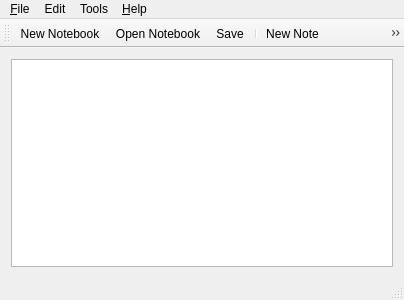
<?xml version="1.0" encoding="UTF-8"?>
<ui version="4.0">
 <class>MainWindow</class>
 <widget class="QMainWindow" name="MainWindow">
  <property name="geometry">
   <rect>
    <x>0</x>
    <y>0</y>
    <width>400</width>
    <height>300</height>
   </rect>
  </property>
  <property name="windowTitle">
   <string>Toynote</string>
  </property>
  <widget class="QWidget" name="centralWidget">
   <layout class="QGridLayout" name="gridLayout">
    <item row="0" column="0">
     <widget class="QTableView" name="notesView">
      <property name="minimumSize">
       <size>
        <width>382</width>
        <height>0</height>
       </size>
      </property>
      <property name="selectionBehavior">
       <enum>QAbstractItemView::SelectRows</enum>
      </property>
     </widget>
    </item>
   </layout>
  </widget>
  <widget class="QMenuBar" name="menuBar">
   <property name="geometry">
    <rect>
     <x>0</x>
     <y>0</y>
     <width>400</width>
     <height>20</height>
    </rect>
   </property>
   <widget class="QMenu" name="menuFile">
    <property name="title">
     <string>&amp;File</string>
    </property>
    <addaction name="actionNew_Notebook"/>
    <addaction name="actionOpen_Notebook"/>
    <addaction name="actionSave"/>
    <addaction name="actionSave_As"/>
    <addaction name="actionClose_Notebook"/>
    <addaction name="actionExit"/>
   </widget>
   <widget class="QMenu" name="menuHelp">
    <property name="title">
     <string>&amp;Help</string>
    </property>
    <addaction name="actionAbout"/>
    <addaction name="actionVisit_Website"/>
   </widget>
   <widget class="QMenu" name="menuEdit">
    <property name="title">
     <string>Edit</string>
    </property>
   </widget>
   <widget class="QMenu" name="menuTools">
    <property name="title">
     <string>Tools</string>
    </property>
    <addaction name="actionWeb_Search"/>
   </widget>
   <addaction name="menuFile"/>
   <addaction name="menuEdit"/>
   <addaction name="menuTools"/>
   <addaction name="menuHelp"/>
  </widget>
  <widget class="QToolBar" name="mainToolBar">
   <attribute name="toolBarArea">
    <enum>TopToolBarArea</enum>
   </attribute>
   <attribute name="toolBarBreak">
    <bool>false</bool>
   </attribute>
   <addaction name="actionNew_Notebook"/>
   <addaction name="actionOpen_Notebook"/>
   <addaction name="actionSave"/>
   <addaction name="separator"/>
   <addaction name="actionNew_Note"/>
   <addaction name="actionDelete_Notes"/>
   <addaction name="separator"/>
   <addaction name="actionWeb_Search"/>
  </widget>
  <widget class="QStatusBar" name="statusBar"/>
  <action name="actionNew_Notebook">
   <property name="icon">
    <iconset resource="resources.qrc">
     <normaloff>:/icons/text-document-add-icon.svg</normaloff>:/icons/text-document-add-icon.svg</iconset>
   </property>
   <property name="text">
    <string>New Notebook</string>
   </property>
   <property name="toolTip">
    <string>Create a new notebook</string>
   </property>
   <property name="shortcut">
    <string>Ctrl+N</string>
   </property>
  </action>
  <action name="actionNew_Note">
   <property name="icon">
    <iconset resource="resources.qrc">
     <normaloff>:/icons/plus-line-icon.svg</normaloff>:/icons/plus-line-icon.svg</iconset>
   </property>
   <property name="text">
    <string>New Note</string>
   </property>
   <property name="toolTip">
    <string>Add a new note</string>
   </property>
  </action>
  <action name="actionDelete_Notes">
   <property name="icon">
    <iconset resource="resources.qrc">
     <normaloff>:/icons/minus-line-icon.svg</normaloff>:/icons/minus-line-icon.svg</iconset>
   </property>
   <property name="text">
    <string>Delete Notes</string>
   </property>
   <property name="toolTip">
    <string>Delete the selected note(s)</string>
   </property>
  </action>
  <action name="actionAbout">
   <property name="icon">
    <iconset resource="resources.qrc">
     <normaloff>:/icons/info-circle-line-icon.svg</normaloff>:/icons/info-circle-line-icon.svg</iconset>
   </property>
   <property name="text">
    <string>&amp;About Toynote</string>
   </property>
  </action>
  <action name="actionSave">
   <property name="icon">
    <iconset resource="resources.qrc">
     <normaloff>:/icons/save-file-icon.svg</normaloff>:/icons/save-file-icon.svg</iconset>
   </property>
   <property name="text">
    <string>&amp;Save</string>
   </property>
   <property name="toolTip">
    <string>Save the notebook</string>
   </property>
   <property name="shortcut">
    <string>Ctrl+S</string>
   </property>
  </action>
  <action name="actionOpen_Notebook">
   <property name="icon">
    <iconset resource="resources.qrc">
     <normaloff>:/icons/computer-folder-open-icon.svg</normaloff>:/icons/computer-folder-open-icon.svg</iconset>
   </property>
   <property name="text">
    <string>&amp;Open Notebook</string>
   </property>
   <property name="toolTip">
    <string>Open a notebook</string>
   </property>
   <property name="shortcut">
    <string>Ctrl+O</string>
   </property>
  </action>
  <action name="actionClose_Notebook">
   <property name="icon">
    <iconset resource="resources.qrc">
     <normaloff>:/icons/close-round-line-icon.svg</normaloff>:/icons/close-round-line-icon.svg</iconset>
   </property>
   <property name="text">
    <string>&amp;Close</string>
   </property>
   <property name="toolTip">
    <string>Close the notebook</string>
   </property>
   <property name="shortcut">
    <string>Ctrl+X</string>
   </property>
  </action>
  <action name="actionSave_As">
   <property name="icon">
    <iconset resource="resources.qrc">
     <normaloff>:/icons/document-download-icon.svg</normaloff>:/icons/document-download-icon.svg</iconset>
   </property>
   <property name="text">
    <string>Sa&amp;ve As</string>
   </property>
   <property name="toolTip">
    <string>Save the notebook to a chosen file</string>
   </property>
   <property name="shortcut">
    <string>Ctrl+Shift+S</string>
   </property>
  </action>
  <action name="actionVisit_Website">
   <property name="icon">
    <iconset resource="resources.qrc">
     <normaloff>:/icons/web_120072.svg</normaloff>:/icons/web_120072.svg</iconset>
   </property>
   <property name="text">
    <string>Visit Website</string>
   </property>
  </action>
  <action name="action_some_blank_place">
   <property name="text">
    <string>///some_blank_place</string>
   </property>
  </action>
  <action name="actionWeb_Search">
   <property name="icon">
    <iconset resource="resources.qrc">
     <normaloff>:/icons/web_120072.svg</normaloff>:/icons/web_120072.svg</iconset>
   </property>
   <property name="text">
    <string>Web_Search</string>
   </property>
   <property name="shortcut">
    <string>Ctrl+W</string>
   </property>
   <property name="menuRole">
    <enum>QAction::TextHeuristicRole</enum>
   </property>
  </action>
  <action name="actionExit">
   <property name="checkable">
    <bool>false</bool>
   </property>
   <property name="icon">
    <iconset resource="resources.qrc">
     <normaloff>:/icons/logout-line-icon.svg</normaloff>:/icons/logout-line-icon.svg</iconset>
   </property>
   <property name="text">
    <string>Exit</string>
   </property>
   <property name="shortcut">
    <string>Ctrl+Q</string>
   </property>
  </action>
 </widget>
 <layoutdefault spacing="6" margin="11"/>
 <resources>
  <include location="resources.qrc"/>
 </resources>
 <connections>
  <connection>
   <sender>actionAbout</sender>
   <signal>triggered()</signal>
   <receiver>MainWindow</receiver>
   <slot>displayAbout()</slot>
   <hints>
    <hint type="sourcelabel">
     <x>-1</x>
     <y>-1</y>
    </hint>
    <hint type="destinationlabel">
     <x>199</x>
     <y>149</y>
    </hint>
   </hints>
  </connection>
  <connection>
   <sender>actionSave</sender>
   <signal>triggered()</signal>
   <receiver>MainWindow</receiver>
   <slot>saveNotebook()</slot>
   <hints>
    <hint type="sourcelabel">
     <x>-1</x>
     <y>-1</y>
    </hint>
    <hint type="destinationlabel">
     <x>199</x>
     <y>149</y>
    </hint>
   </hints>
  </connection>
  <connection>
   <sender>actionOpen_Notebook</sender>
   <signal>triggered()</signal>
   <receiver>MainWindow</receiver>
   <slot>openNotebook()</slot>
   <hints>
    <hint type="sourcelabel">
     <x>-1</x>
     <y>-1</y>
    </hint>
    <hint type="destinationlabel">
     <x>199</x>
     <y>149</y>
    </hint>
   </hints>
  </connection>
  <connection>
   <sender>actionClose_Notebook</sender>
   <signal>triggered()</signal>
   <receiver>MainWindow</receiver>
   <slot>closeNotebook()</slot>
   <hints>
    <hint type="sourcelabel">
     <x>-1</x>
     <y>-1</y>
    </hint>
    <hint type="destinationlabel">
     <x>199</x>
     <y>149</y>
    </hint>
   </hints>
  </connection>
  <connection>
   <sender>actionNew_Notebook</sender>
   <signal>triggered()</signal>
   <receiver>MainWindow</receiver>
   <slot>newNotebook()</slot>
   <hints>
    <hint type="sourcelabel">
     <x>-1</x>
     <y>-1</y>
    </hint>
    <hint type="destinationlabel">
     <x>199</x>
     <y>149</y>
    </hint>
   </hints>
  </connection>
  <connection>
   <sender>actionSave_As</sender>
   <signal>triggered()</signal>
   <receiver>MainWindow</receiver>
   <slot>saveNotebookAs()</slot>
   <hints>
    <hint type="sourcelabel">
     <x>-1</x>
     <y>-1</y>
    </hint>
    <hint type="destinationlabel">
     <x>199</x>
     <y>149</y>
    </hint>
   </hints>
  </connection>
  <connection>
   <sender>actionNew_Note</sender>
   <signal>triggered()</signal>
   <receiver>MainWindow</receiver>
   <slot>newNote()</slot>
   <hints>
    <hint type="sourcelabel">
     <x>-1</x>
     <y>-1</y>
    </hint>
    <hint type="destinationlabel">
     <x>199</x>
     <y>149</y>
    </hint>
   </hints>
  </connection>
  <connection>
   <sender>actionDelete_Notes</sender>
   <signal>triggered()</signal>
   <receiver>MainWindow</receiver>
   <slot>deleteNotes()</slot>
   <hints>
    <hint type="sourcelabel">
     <x>-1</x>
     <y>-1</y>
    </hint>
    <hint type="destinationlabel">
     <x>199</x>
     <y>149</y>
    </hint>
   </hints>
  </connection>
  <connection>
   <sender>notesView</sender>
   <signal>activated(QModelIndex)</signal>
   <receiver>MainWindow</receiver>
   <slot>editNote(QModelIndex)</slot>
   <hints>
    <hint type="sourcelabel">
     <x>199</x>
     <y>168</y>
    </hint>
    <hint type="destinationlabel">
     <x>199</x>
     <y>149</y>
    </hint>
   </hints>
  </connection>
  <connection>
   <sender>actionVisit_Website</sender>
   <signal>triggered()</signal>
   <receiver>MainWindow</receiver>
   <slot>visitWebsite()</slot>
   <hints>
    <hint type="sourcelabel">
     <x>-1</x>
     <y>-1</y>
    </hint>
    <hint type="destinationlabel">
     <x>199</x>
     <y>149</y>
    </hint>
   </hints>
  </connection>
  <connection>
   <sender>actionExit</sender>
   <signal>triggered()</signal>
   <receiver>MainWindow</receiver>
   <slot>exit()</slot>
   <hints>
    <hint type="sourcelabel">
     <x>-1</x>
     <y>-1</y>
    </hint>
    <hint type="destinationlabel">
     <x>199</x>
     <y>149</y>
    </hint>
   </hints>
  </connection>
 </connections>
 <slots>
  <slot>displayAbout()</slot>
  <slot>saveNotebook()</slot>
  <slot>openNotebook()</slot>
  <slot>newNotebook()</slot>
  <slot>closeNotebook()</slot>
  <slot>saveNotebookAs()</slot>
  <slot>newNote()</slot>
  <slot>deleteNotes()</slot>
  <slot>visitWebsite()</slot>
  <slot>exit()</slot>
  <slot>editNote(QModelIndex)</slot>
 </slots>
</ui>
